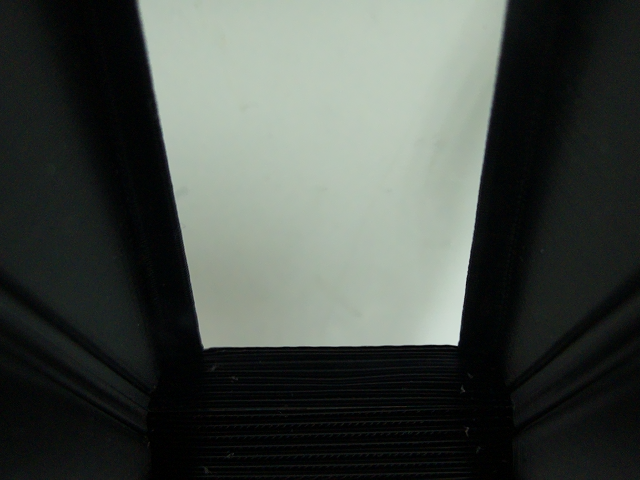
#> input picture transform/img0_transform.png, 640 x 480 px, found by its file name
$ python PerspectiveTransform.py
#> lines starting #> are read from the running program, lines starting #| are printed output that depends on the picture
# -*- coding:utf-8 -*-
import glob
import os
import cv2
import numpy as np
import matplotlib.pyplot as plt
def cal_perspective_params(img, points):
    height, width = img.shape[:2]

    # src 和 dst 對應四個點，用來計算透視變換矩陣
    src = np.float32(points)
    width_top = np.linalg.norm(points[1] - points[0])
    width_bottom = np.linalg.norm(points[2] - points[3])
    width = max(int(width_top), int(width_bottom))
    height_left = np.linalg.norm(points[3] - points[0])
    height_right = np.linalg.norm(points[2] - points[1])
    height = max(int(height_left), int(height_right))


    dst = np.float32([[0,0], [width,0], [width,height], [0,height]])
    # 透视矩阵
    M = cv2.getPerspectiveTransform(src, dst)
    warped_img = cv2.warpPerspective(img, M, (width, height))

    return M, warped_img
# 计算透视变换参数矩阵
img_path = "F:/img0_transform.png"
# 定義透視變換的四個點
points = np.array([(136, 0), (508, 0), (457, 345), (203, 348)])
img = cv2.imread(img_path)
#> img is the input picture: shape (480, 640, 3); mean B, G, R 70.7, 76, 70
 # 計算透視變換
M, transform_img = cal_perspective_params(img, points)
#> in cal_perspective_params, `warped_img = cv2.warpPerspective(img, M, (width, height))`:
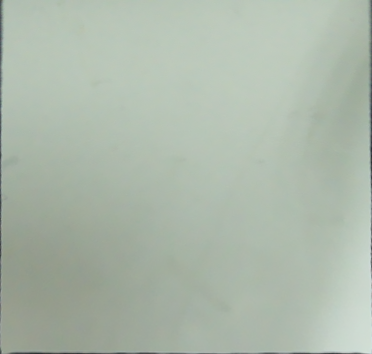
#> warped_img: shape (354, 372, 3); mean B, G, R 171, 184.6, 172.7
#> M = [[0.983, -0.189, -133.7], [0, 0.69, 0], [-3.37e-05, -0.000904, 1]]
 # 顯示原始圖像與變換後圖像
cv2.imshow('Original Image', img)
cv2.imshow('Transformed Image', transform_img)
cv2.waitKey(0)
cv2.destroyAllWindows()
######################################
